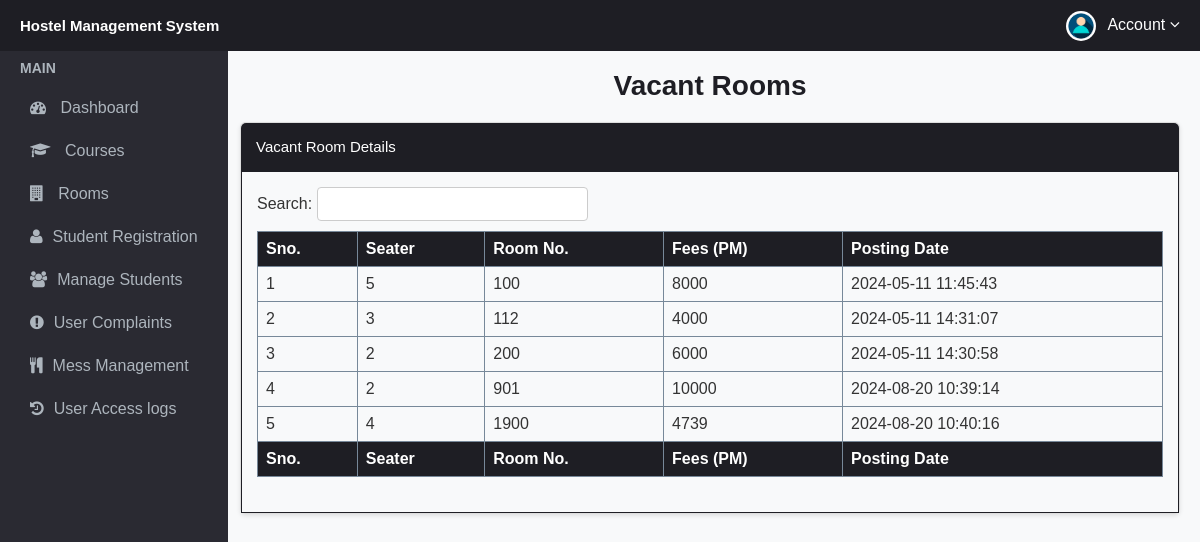
Page /admin/vacant_rooms.php (signed in) on the committed database.
### tables this page shows
CREATE TABLE `rooms` (
  `id` int(11) NOT NULL,
  `seater` int(11) NOT NULL,
  `room_no` int(11) NOT NULL,
  `fees` int(11) NOT NULL,
  `posting_date` timestamp NOT NULL DEFAULT current_timestamp()
);

### admin/vacant_rooms.php (the view, shortened to what this page needs)
<?php
include('includes/config.php');
?>
<!doctype html>
<html lang="en" class="no-js">
<head>
	<link rel="stylesheet" href="css/font-awesome.min.css">
    <link rel="stylesheet" href="css/header_and_sidebar.css">
    <link rel="stylesheet" href="css/vacant_rooms.css">
</head>
<body>
	<?php include('includes/header.php');?>
			<?php include('includes/sidebar.php');?>
		<div class="content-wrapper">
						<h2 class="page-title" style="margin-top:50px;">Vacant Rooms</h2>
						<div class="panel panel-default">
							<div class="panel-heading">Vacant Room Details</div>
							<div class="panel-body">
							Search: <input type="text" id="myinp" onkeyup="searchfun()" placeholder="" title="Type in a name" style="margin-bottom:10px;">
								<table id="zctb"  cellspacing="0" width="100%">
									<thead>
										<tr>
											<th>Sno.</th>
											<th>Seater</th>
											<th>Room No.</th>
											<th>Fees (PM) </th>
											<th>Posting Date</th>
										</tr>
									</thead>
									<tfoot>
										<tr>
											<th>Sno.</th>
											<th>Seater</th>
											<th>Room No.</th>
											<th>Fees (PM) </th>
											<th>Posting Date  </th>
										</tr>
									</tfoot>
									<tbody id="mytab">
    <?php
        $sql ="SELECT r.id, r.seater, r.room_no, r.fees, r.posting_date
        FROM rooms r
        LEFT JOIN registration b ON r.room_no = b.roomno
        WHERE b.roomno IS NULL
        ORDER BY r.room_no";
        $stmt= $mysqli->prepare($sql) ;
        $stmt->execute() ;
        $res=$stmt->get_result();
        $cnt=1;
        if($res->num_rows > 0){
            while($row = $res->fetch_object()){
            ?>
<tr><td><?php echo $cnt;?></td>
<td><?php echo $row->seater;?></td>
<td><?php echo $row->room_no;?></td>
<td><?php echo $row->fees;?></td>
<td><?php echo $row->posting_date;?></td>
										</tr>
                                        <?php
$cnt=$cnt+1;
									 }
                                    }
                                    else{
                                        echo "<h3>No rooms are Vacants!!</h3>";
                                    }?>
									</tbody>
								</table>
							</div>
						</div>
		</div>
</body>
</html>

### admin/css/vacant_rooms.css (style rules this page uses)
body { font-family: Arial, sans-serif; background-color: #f8f9fa; color: #333; margin: 0; padding: 0; }
.content-wrapper { margin-left: 220px; padding: 20px; background-color: #f8f9fa; min-height: 100vh; }
.page-title { font-size: 28px; font-weight: bold; color: #1e1e24; text-align: center; margin-bottom: 20px; }
.panel { border: 1px solid #ddd; border-radius: 5px; box-shadow: 0 2px 4px rgba(0, 0, 0, 0.1); margin-bottom: 20px; }
.panel-heading { background-color: #1e1e24; color: #fff; padding: 15px 15px; border-bottom: 1px solid #1e1e24; font-size : 15px; border-top-left-radius: 5px; border-top-right-radius: 5px; }
.panel-body { padding: 15px; border : 1px solid #1e1e24; }
table { width: 100%; border-collapse: collapse; margin-bottom: 20px; }
th, td { border: 1px solid #ddd; padding: 8px; text-align: left; border : 1px solid lightslategray; }
th { background-color: #1e1e24; color: white; }
td { word-wrap: break-word; white-space: normal; }
#myinp { width: 30%; padding: 8px; border: 1px solid #ccc; border-radius: 4px; box-sizing: border-box; margin-bottom: 15px; font-size: 14px; }

### rows in the picture
rooms: seater "5", room_no "100", fees "8000", posting_date "2024-05-11 11:45:43"
rooms: seater "3", room_no "112", fees "4000", posting_date "2024-05-11 14:31:07"
rooms: seater "2", room_no "200", fees "6000", posting_date "2024-05-11 14:30:58"
rooms: seater "2", room_no "901", fees "10000", posting_date "2024-08-20 10:39:14"
rooms: seater "4", room_no "1900", fees "4739", posting_date "2024-08-20 10:40:16"
